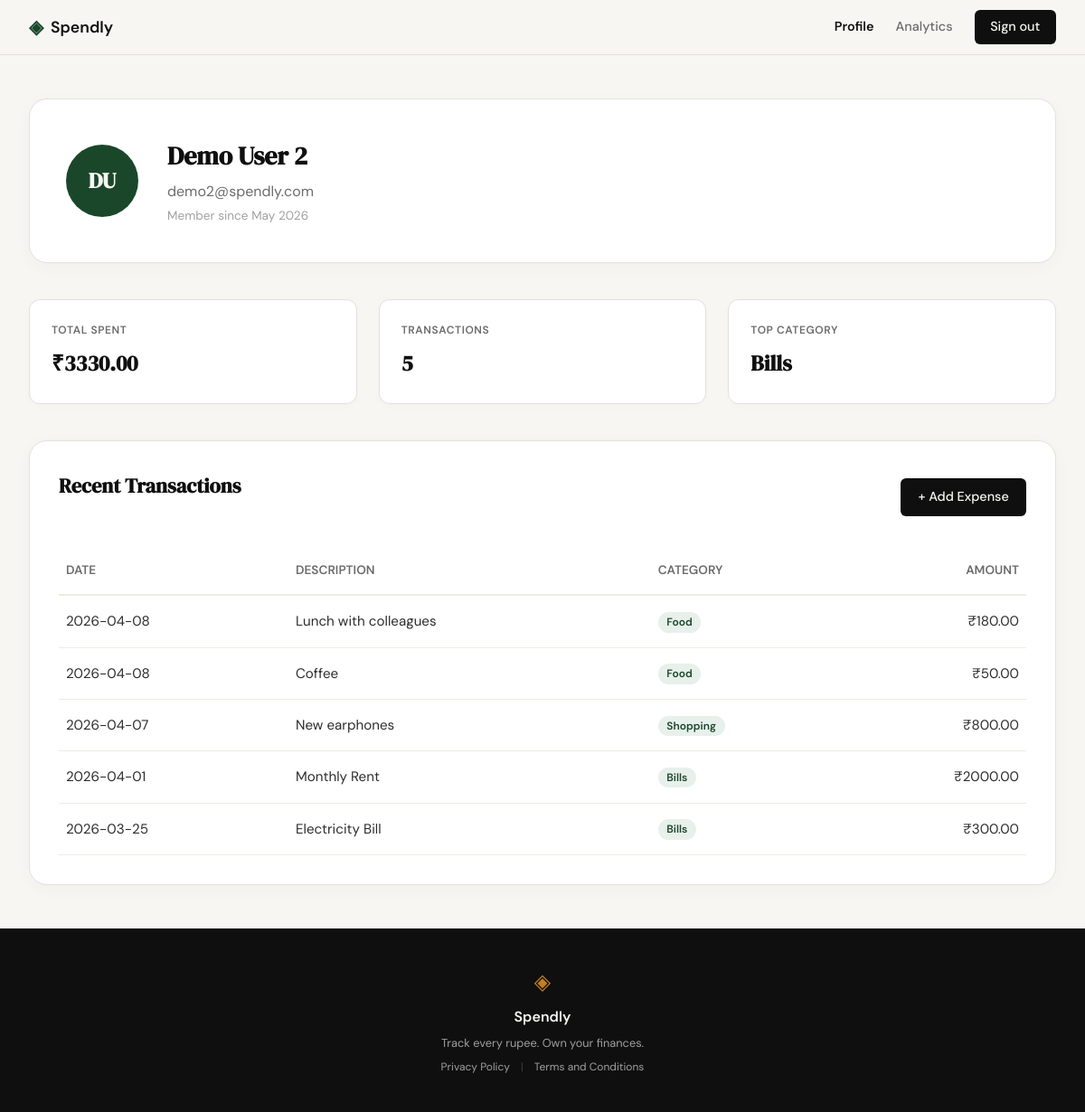
Screenshot of /profile (signed in) with the database file from the repository.
### tables this page shows
CREATE TABLE users (
                id INTEGER PRIMARY KEY AUTOINCREMENT,
                username TEXT UNIQUE NOT NULL,
                password_hash TEXT NOT NULL,
                email TEXT UNIQUE NOT NULL,
                created_at TIMESTAMP DEFAULT CURRENT_TIMESTAMP
            );

CREATE TABLE categories (
                id INTEGER PRIMARY KEY AUTOINCREMENT,
                name TEXT UNIQUE NOT NULL,
                description TEXT,
                created_at TIMESTAMP DEFAULT CURRENT_TIMESTAMP
            );

CREATE TABLE expenses (
                id INTEGER PRIMARY KEY AUTOINCREMENT,
                user_id INTEGER NOT NULL,
                category_id INTEGER NOT NULL,
                amount REAL NOT NULL,
                description TEXT,
                date DATE NOT NULL,
                created_at TIMESTAMP DEFAULT CURRENT_TIMESTAMP,
                FOREIGN KEY (user_id) REFERENCES users (id),
                FOREIGN KEY (category_id) REFERENCES categories (id)
            );

### app.py (the view)
@app.route("/profile")
def profile():
    user_id = session.get("user_id")
    if not user_id:
        flash("Please log in to view your profile.")
        return redirect(url_for("login"))
    db = get_db()
    user = db.execute("SELECT * FROM users WHERE id = ?", (user_id,)).fetchone()
    if not user:
        flash("User not found.")
        return redirect(url_for("login"))
    stats = db.execute(
        "SELECT SUM(amount) as total, COUNT(*) as count FROM expenses WHERE user_id = ?",
        (user_id,)
    ).fetchone()
    total_spent = stats["total"] if stats["total"] is not None else 0.0
    transaction_count = stats["count"] if stats["count"] is not None else 0
    top_cat_row = db.execute(
        """SELECT c.name
           FROM expenses e
           JOIN categories c ON e.category_id = c.id
           WHERE e.user_id = ?
           GROUP BY c.name
           ORDER BY SUM(e.amount) DESC
           LIMIT 1""",
        (user_id,)
    ).fetchone()
    top_category = top_cat_row["name"] if top_cat_row else "N/A"
    expenses = db.execute(
        """SELECT e.date, e.description, c.name as category_name, e.amount
           FROM expenses e
           JOIN categories c ON e.category_id = c.id
           WHERE e.user_id = ?
           ORDER BY e.date DESC""",
        (user_id,)
    ).fetchall()
    username = user["username"] or "User"
    initials = "".join([name[0].upper() for name in username.split()[:2]])
    if not initials:
        initials = "U"
    return render_template(
        "profile.html",
        user=user,
        total_spent=total_spent,
        transaction_count=transaction_count,
        top_category=top_category,
        expenses=expenses,
        initials=initials
    )

### app.py (called while the page is built)
@app.teardown_appcontext
def teardown_db(exception):
    db = g.pop('db', None)
    if db is not None:
        db.close()

### database/db.py (called while the page is built)
def get_db():
    if 'db' not in g:
        g.db = sqlite3.connect(
            current_app.config['DATABASE'],
            detect_types=sqlite3.PARSE_DECLTYPES
        )
        g.db.row_factory = sqlite3.Row
        g.db.execute('PRAGMA foreign_keys = ON')
    return g.db

### templates/profile.html (shortened to what this page needs)
{% extends "base.html" %}
{% block content %}
<div class="profile-container">
    <div class="profile-header-card">
        <div class="avatar">{{ initials }}</div>
        <div class="user-info">
            <h1>{{ user.username }}</h1>
            <p class="user-email">{{ user.email }}</p>
            <p class="user-member-since">Member since {{ user.created_at.strftime('%B %Y') if user.created_at else 'N/A' }}</p>
        </div>
    </div>
    <div class="stats-grid">
        <div class="stat-card">
            <span class="stat-label">TOTAL SPENT</span>
            <span class="stat-value">₹{{ "%.2f"|format(total_spent) }}</span>
        </div>
        <div class="stat-card">
            <span class="stat-label">TRANSACTIONS</span>
            <span class="stat-value">{{ transaction_count }}</span>
        </div>
        <div class="stat-card">
            <span class="stat-label">TOP CATEGORY</span>
            <span class="stat-value">{{ top_category }}</span>
        </div>
    </div>
    <div class="transactions-card">
        <div class="card-header" style="display: flex; justify-content: space-between; align-items: center; margin-bottom: 1.5rem;">
            <h2>Recent Transactions</h2>
            <a href="{{ url_for('add_expense') }}" class="btn-primary" style="text-decoration: none; padding: 0.6rem 1.2rem; font-size: 0.9rem; cursor: pointer;">+ Add Expense</a>
        </div>
        {% if expenses %}
        <div class="table-responsive">
            <table class="transactions-table">
                <thead>
                    <tr>
                        <th>Date</th>
                        <th>Description</th>
                        <th>Category</th>
                        <th class="text-right">Amount</th>
                    </tr>
                </thead>
                <tbody>
                    {% for expense in expenses %}
                    <tr>
                        <td>{{ expense.date }}</td>
                        <td>{{ expense.description }}</td>
                        <td><span class="category-badge">{{ expense.category_name }}</span></td>
                        <td class="text-right">₹{{ "%.2f"|format(expense.amount) }}</td>
                    </tr>
                    {% endfor %}
                </tbody>
            </table>
        </div>
        {% else %}
        <div class="empty-state">
            <p>No transactions found.</p>
            <p class="muted">Start adding expenses to track your spending.</p>
        </div>
        {% endif %}
    </div>
</div>
{% endblock %}

### static/css/style.css (style rules this page uses)
:root { --ink: #0f0f0f; --ink-soft: #2d2d2d; --ink-muted: #6b6b6b; --ink-faint: #a0a0a0; --paper: #f7f6f3; --paper-warm: #f0ede6; --paper-card: #ffffff; --accent: #1a472a; --accent-light: #e8f0eb; --accent-2: #c17f24; --accent-2-light: #fdf3e3; --danger: #c0392b; --danger-light: #fdecea; --border: #e4e1da; --border-soft: #eeebe4; --font-display: 'DM Serif Display', Georgia, serif; --font-body: 'DM Sans', system-ui, sans-serif; --max-width: 1200px; --auth-width: 440px; --radius-sm: 6px; --radius-md: 12px; --radius-lg: 20px; }
*, *::before, *::after { box-sizing: border-box; margin: 0; padding: 0; }
html { font-size: 16px; scroll-behavior: smooth; }
body { background: var(--paper); color: var(--ink); font-family: var(--font-body); font-size: 1rem; line-height: 1.6; -webkit-font-smoothing: antialiased; }
a { color: inherit; text-decoration: none; }
.btn-primary { display: inline-block; background: var(--ink); color: var(--paper); padding: 0.65rem 1.5rem; border-radius: var(--radius-sm); font-family: var(--font-body); font-size: 0.9rem; font-weight: 500; cursor: pointer; border: none; transition: background 0.2s; text-decoration: none; }
.profile-container { max-width: var(--max-width); margin: 0 auto; padding: 3rem 2rem; }
.profile-header-card { background: var(--paper-card); border: 1px solid var(--border); border-radius: var(--radius-lg); padding: 2.5rem; display: flex; align-items: center; gap: 2rem; margin-bottom: 2.5rem; box-shadow: 0 4px 20px rgba(0,0,0,0.03); }
.avatar { width: 80px; height: 80px; background: var(--accent); color: var(--paper); border-radius: 50%; display: flex; align-items: center; justify-content: center; font-family: var(--font-display); font-size: 1.5rem; font-weight: 600; flex-shrink: 0; }
.user-info h1 { font-family: var(--font-display); font-size: 1.75rem; color: var(--ink); margin-bottom: 0.25rem; }
.user-email { color: var(--ink-muted); font-size: 1rem; margin-bottom: 0.25rem; }
.user-member-since { font-size: 0.85rem; color: var(--ink-faint); }
.stats-grid { display: grid; grid-template-columns: repeat(3, 1fr); gap: 1.5rem; margin-bottom: 2.5rem; }
.stat-card { background: var(--paper-card); border: 1px solid var(--border); border-radius: var(--radius-md); padding: 1.5rem; display: flex; flex-direction: column; gap: 0.5rem; box-shadow: 0 2px 10px rgba(0,0,0,0.02); }
.stat-label { font-size: 0.75rem; font-weight: 600; color: var(--ink-muted); text-transform: uppercase; letter-spacing: 0.05em; }
.stat-value { font-family: var(--font-display); font-size: 1.5rem; color: var(--ink); font-weight: 600; }
.transactions-card { background: var(--paper-card); border: 1px solid var(--border); border-radius: var(--radius-lg); padding: 2rem; box-shadow: 0 4px 20px rgba(0,0,0,0.03); }
.transactions-card h2 { font-family: var(--font-display); font-size: 1.4rem; color: var(--ink); margin-bottom: 1.5rem; }
.table-responsive { overflow-x: auto; }
.transactions-table { width: 100%; border-collapse: collapse; text-align: left; }
.transactions-table th { font-size: 0.85rem; font-weight: 600; color: var(--ink-muted); text-transform: uppercase; padding: 1rem 0.5rem; border-bottom: 2px solid var(--border-soft); }
.transactions-table td { padding: 1rem 0.5rem; font-size: 0.95rem; color: var(--ink-soft); border-bottom: 1px solid var(--border-soft); }
.text-right { text-align: right; }
.category-badge { background: var(--accent-light); color: var(--accent); font-size: 0.75rem; font-weight: 600; padding: 0.2rem 0.6rem; border-radius: 999px; }

### rows the page displays
users: username "Demo User 2", email "demo2@spendly.com", created_at "May 2026"
categories: name "Bills"
expenses: date "2026-04-08", description "Lunch with colleagues", category_name "Food", amount "180.00"
expenses: date "2026-04-08", description "Coffee", category_name "Food", amount "50.00"
expenses: date "2026-04-07", description "New earphones", category_name "Shopping", amount "800.00"
expenses: date "2026-04-01", description "Monthly Rent", category_name "Bills", amount "2000.00"
expenses: date "2026-03-25", description "Electricity Bill", category_name "Bills", amount "300.00"

### other values shown
{{ initials }} "DU"
{{ "%.2f"|format(total_spent) }} "3330.00"
{{ transaction_count }} "5"
